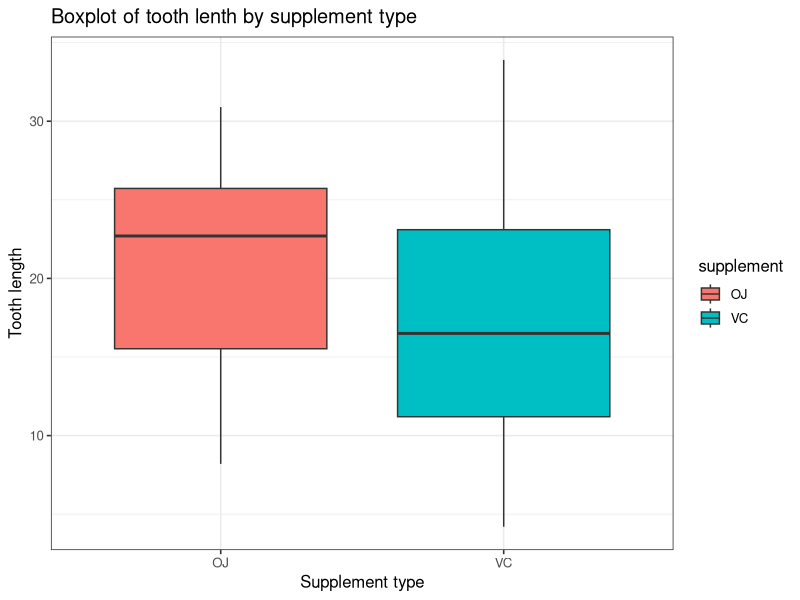
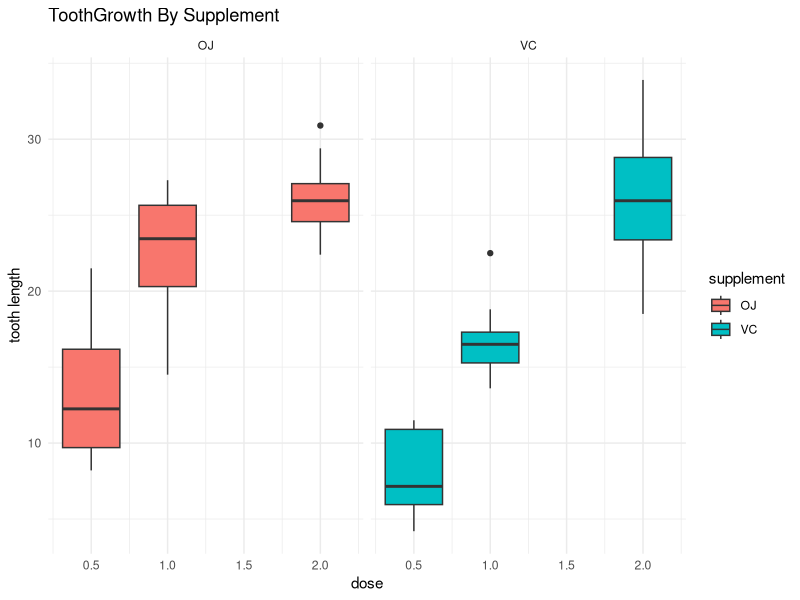
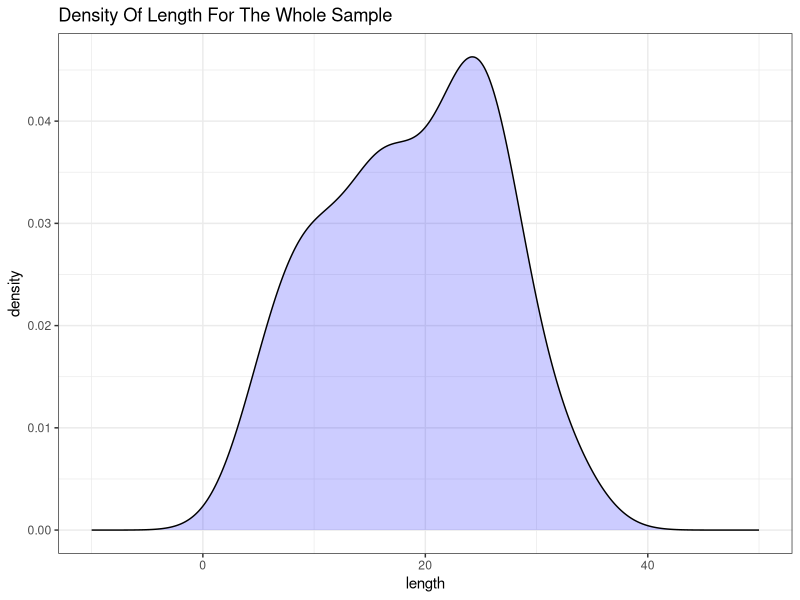
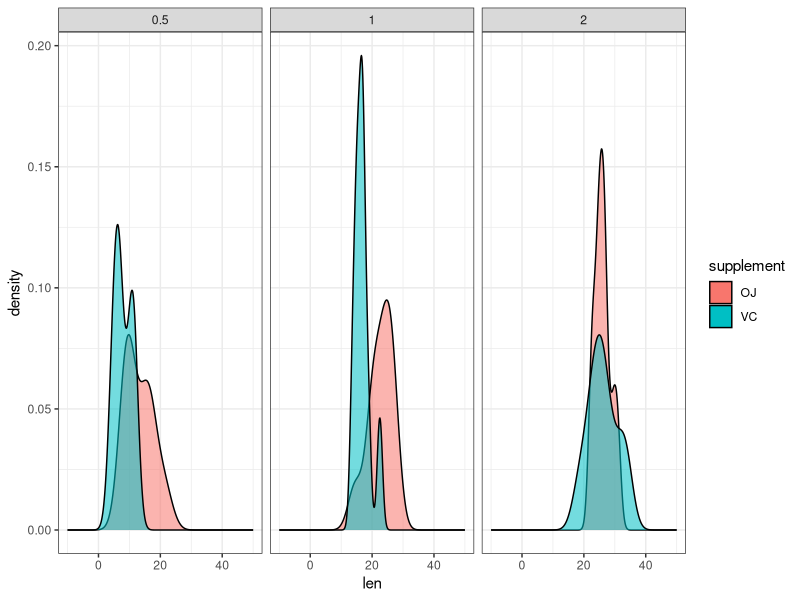
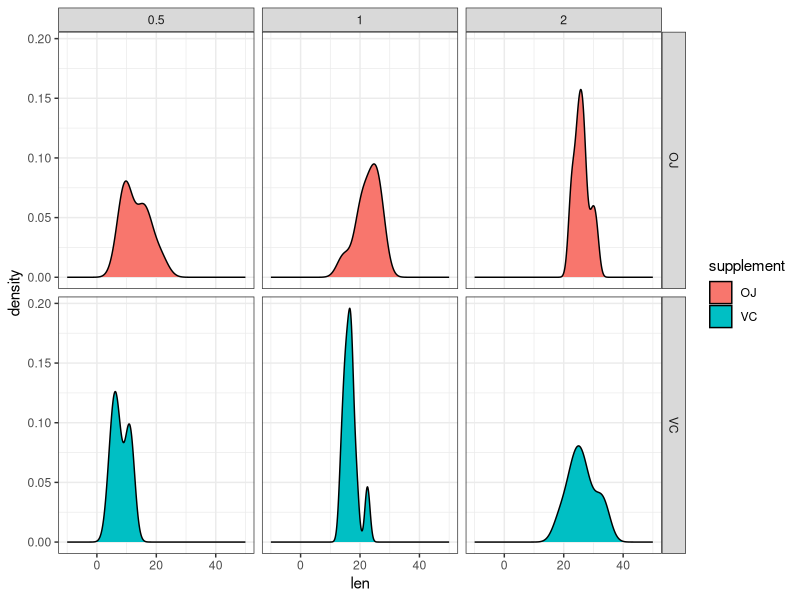
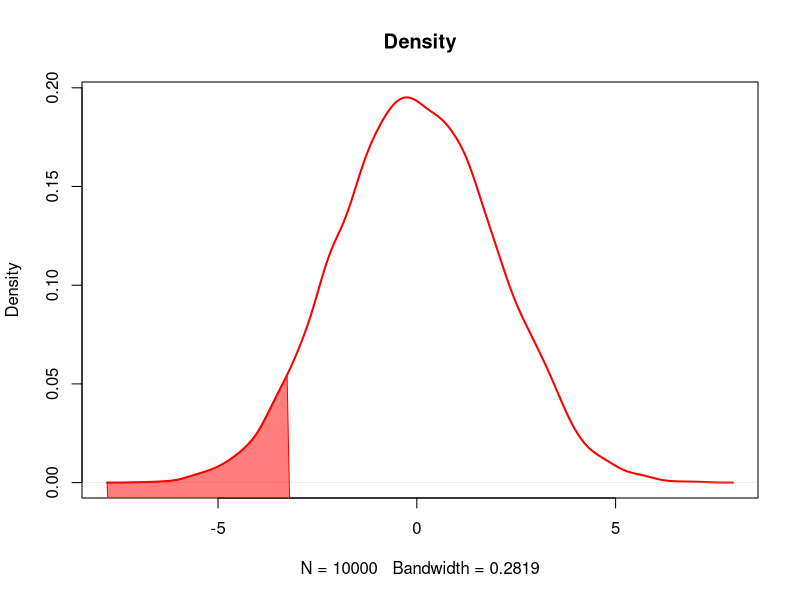

Reproduce these figures in R, in order.
## ---- chunk 1
str(ToothGrowth)
## ---- chunk 2
head(ToothGrowth)
## ---- chunk 3
tail(ToothGrowth)
## ---- chunk 4
library(ggplot2)
g <- ggplot(data = ToothGrowth, aes(x = supp,y = len)) +
        geom_boxplot(aes(fill = supp)) +
        xlab("Supplement type") +
        ylab("Tooth length") + 
        ggtitle("Boxplot of tooth lenth by supplement type ") + theme_bw(base_size = 12)
g <- g + scale_fill_discrete(name = "supplement")
g
## ---- chunk 5
g <- ggplot(data = ToothGrowth,aes(x = dose,fill = supp))
g <- g + geom_boxplot(aes(y = len,group = dose))
g <- g + facet_grid(. ~ supp) + ggtitle("ToothGrowth By Supplement")
g <- g + theme_minimal() 
g <- g + xlab("dose") + ylab("tooth length") + labs(fill = "supplement")
g
## ---- chunk 6
g <- ggplot(data = ToothGrowth,aes(len))
g <- g + geom_density(stat = "density",position = "identity",fill = rgb(0,0,1,.2))
g <- g + xlim(c(-10,50)) + theme_bw() + labs(x = "length") 
g <- g + ggtitle("Density Of Length For The Whole Sample")
g
## ---- chunk 7
g <- ggplot(data = ToothGrowth,aes(len,fill = supp,alpha = .25))
g <- g + geom_density(stat = "density",position = "identity") + theme_bw() 
g <- g + guides(alpha = "none")
g <- g + facet_grid(. ~ dose) + xlim(c(-10,50)) 
g <- g + scale_fill_discrete(name = "supplement")
g
## ---- chunk 8
g <- ggplot(data = ToothGrowth,aes(len,fill = supp))
g <- g + geom_density(stat = "density",position = "identity")
g <- g + facet_grid(supp ~ dose) + xlim(c(-10,50)) + theme_bw() 
g <- g + scale_fill_discrete(name = "supplement")
g
## ---- chunk 9
t.test(ToothGrowth$len,alternative = "greater")
## ---- chunk 10
t.test(ToothGrowth$len[ToothGrowth$supp == "OJ"],ToothGrowth$len[ToothGrowth$supp == "VC"],
       var.equal = TRUE,alternative = "greater",type = "two.sample",alpha = 0.05)
## ---- chunk 11
boot_vec <- vector(mode = "numeric",length = 1e4)
for (ii in 1:1e4) {
  boot_A <- sample(ToothGrowth$len[ToothGrowth$supp == "OJ"],size = 30,replace = TRUE)
  boot_B <- sample(ToothGrowth$len[ToothGrowth$supp == "VC"],size = 30,replace = TRUE)
  if (median(boot_B) > median(boot_A)) {
    boot_vec[ii] <- 1
  }
}
mean(boot_vec)
## ---- chunk 12
me <- median(ToothGrowth$len[ToothGrowth$supp == "OJ"] - ToothGrowth$len[ToothGrowth$supp == "VC"])
perm_vec <- vector(mode = "numeric",length = 1e4)
for (ii in 1:1e4) {
  label_perms <- sample(ToothGrowth$supp)
  perm_vec[ii] <- mean(ToothGrowth$len[label_perms == "OJ"] - ToothGrowth$len[label_perms == "VC"])
}
mean(me < perm_vec)

dx <- density(perm_vec)
plot(dx, lwd = 2, main = "Density", col = "red")

polygon(c(dx$x[dx$x <= qnorm(.05,sd = sd(perm_vec))], 0), c(dx$y[dx$x <= qnorm(0.05,sd = sd(perm_vec))], qnorm(.05,sd=sd(perm_vec))),
        col = rgb(1, 0, 0, alpha = 0.5), border = "red", main = "",ylim = c(0,02))
